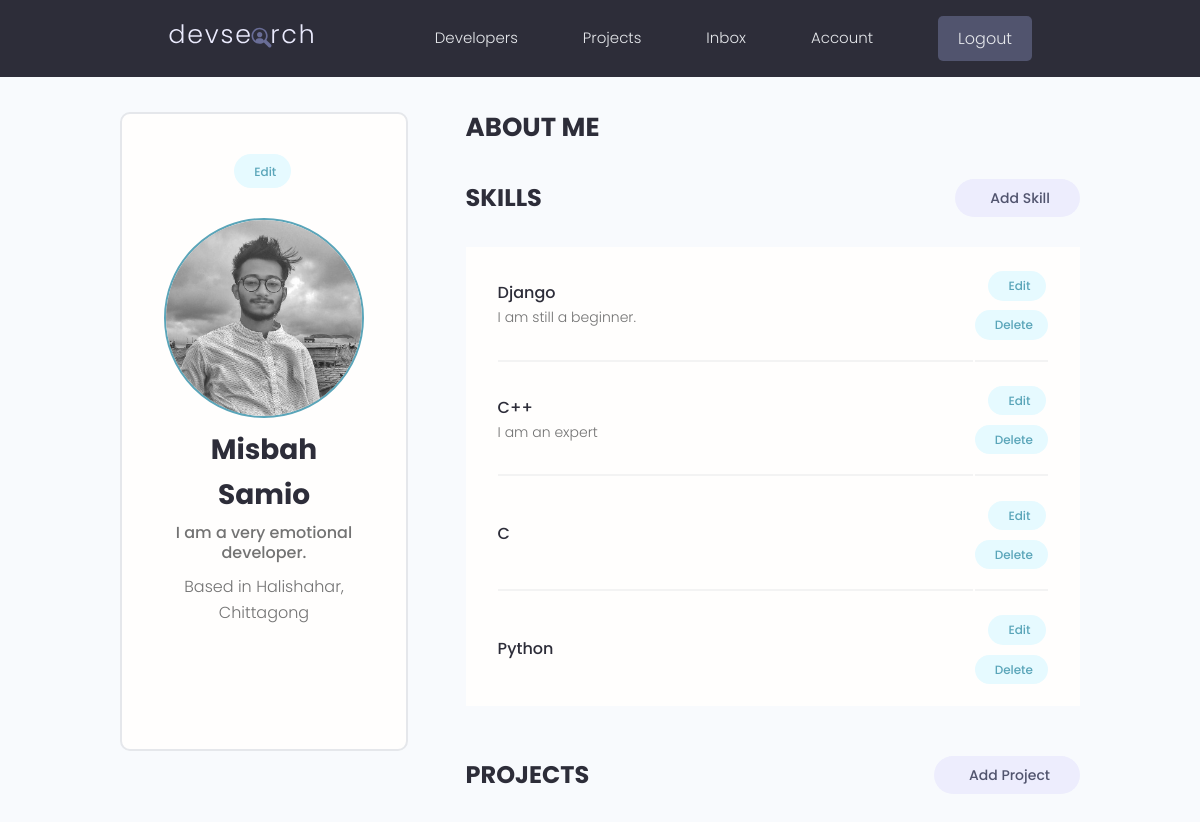
/account/ (signed in), run on the app's committed database.
### users/models.py (models this page shows, shortened)
class Profile(models.Model):
    user = models.OneToOneField(User, on_delete=models.CASCADE, null=True, blank=True)
    name = models.CharField(max_length=200, blank=True, null=True)
    email = models.EmailField(max_length=500, blank=True, null=True)
    username = models.CharField(max_length=200, blank=True, null=True)
    location = models.CharField(max_length=200, blank=True, null=True)
    short_intro = models.CharField(max_length=200, blank=True, null=True)
    bio = models.TextField(blank=True, null=True)
    profile_image = models.ImageField(null=True, blank=True, upload_to='profiles/', default="profiles/user-default.png")
    social_github = models.CharField(max_length=200, blank=True, null=True)
    social_twitter = models.CharField(max_length=200, blank=True, null=True)
    social_linkedin = models.CharField(max_length=200, blank=True, null=True)
    social_youtube = models.CharField(max_length=200, blank=True, null=True)
    social_website = models.CharField(max_length=200, blank=True, null=True)
    created = models.DateTimeField(auto_now_add=True)
    id = models.UUIDField(default=uuid.uuid4, unique=True, primary_key=True, editable=False)

class Skill(models.Model):
    owner = models.ForeignKey(Profile, on_delete=models.CASCADE, null=True, blank=True)
    name = models.CharField(max_length=200, blank=True, null=True)
    description = models.TextField(null=True, blank=True)
    created = models.DateTimeField(auto_now_add=True)
    id = models.UUIDField(default=uuid.uuid4, unique=True, primary_key=True, editable=False)

### users/views.py (the view)
# urls.py: path('account/', views.userAccount, name="account"),
@login_required(login_url='login')
def userAccount(request):
    profile = request.user.profile
    skills = profile.skill_set.all()
    projects = profile.project_set.all()
    context = {'profile' : profile, 'skills' : skills, 'projects' : projects}
    return render(request, 'users/account.html', context)

### users/templates/users/account.html (shortened to what this page needs)
{% extends 'main.html' %}
{% block content%}
<main class="settingsPage profile my-md">
  <div class="container">
    <div class="layout">
      <div class="column column--1of3">
        <div class="card text-center">
          <div class="card__body dev">
            <a class="tag tag--pill tag--main settings__btn" href="{% url 'edit-account' %}"> Edit</a>
            <img class="avatar avatar--xl dev__avatar" src="{{ profile.profile_image.url }}" />
            <h2 class="dev__name">{{ profile.name }}</h2>
            <p class="dev__title">{{ profile.short_intro }}</p>
            <p class="dev__location">Based in {{ profile.location }}</p>
            <ul class="dev__social">
            </ul>
          </div>
        </div>
      </div>
      <div class="column column--2of3">
        <div class="devInfo">
          <h3 class="devInfo__title">About Me</h3>
        </div>
        <div class="settings">
          <h3 class="settings__title">Skills</h3>
          <a class="tag tag--pill tag--sub settings__btn tag--lg" href="{% url 'create-skill' %}"> Add Skill</a>
        </div>
        <table class="settings__table">
          {% for skill in skills %}
          <tr>
            <td class="settings__tableInfo">
              <h4>{{skill.name}}</h4>
              <p>
                {{skill.description}}
              </p>
            </td>
            <td class="settings__tableActions">
              <a class="tag tag--pill tag--main settings__btn" href="{% url 'update-skill' skill.id %}"> Edit</a>
              <a class="tag tag--pill tag--main settings__btn" href="{% url 'delete-skill' skill.id %}?next=/account">
                Delete</a>
            </td>
          </tr>
          {% endfor %}
        </table>
        <div class="settings">
          <h3 class="settings__title">Projects</h3>
          <a class="tag tag--pill tag--sub settings__btn tag--lg" href="{% url 'create-project' %}"> Add Project</a>
        </div>
      </div>
    </div>
  </div>
</main>
{% endblock %}

### static/styles/app.css (style rules this page uses)
:root { --color-sub: #2d2d39; }
.card { border: 2px solid var(--color-light); }
img { width: 100%; }
.profile .card > .dev { padding: 4rem; }
.dev__avatar { display: block; margin: auto; }
.dev__name { color: var(--color-sub); font-size: 2.8rem; font-weight: 700; margin-top: 1rem; margin-bottom: 0.5rem; }
.dev__title { font-size: 1.6rem; font-weight: 500; line-height: 1.3; }
.dev__location { margin-top: 1rem; }
.dev__social { margin: 3rem 0; list-style: none; display: flex; justify-content: center; gap: 1.5rem; }
.devInfo { margin-bottom: 3rem; }
.devInfo__title, .devInfo__subtitle { font-size: 2.6rem; color: var(--color-sub); text-transform: uppercase; font-weight: 700; margin-bottom: 1.5rem; }
.settingsPage .dev > .settings__btn { display: inline-block; margin-bottom: 3rem; }
.settings { display: flex; justify-content: space-between; align-items: center; }
.settings__title { font-size: 2.4rem; text-transform: uppercase; font-weight: 700; color: var(--color-sub); }
.settings__table { margin-top: 3rem; margin-bottom: 5rem; padding: 0 3rem; background: var(--color-white); }
.settings__table tr { width: 100%; }
.settings__table tr > td { padding: 2rem 0; }
.settings__table tr:not(:last-child) td { border-bottom: 2px solid var(--color-white-light); }
.settings__tableInfo { width: 100%; }
.settings__tableInfo h4, .settings__tableInfo a { padding-right: 1rem; width: auto; font-size: 1.6rem; font-weight: 500; color: var(--color-sub); }
.settings__tableInfo p { font-size: 1.4rem; }
.settings__tableActions { text-align: right; }

### static/uikit/styles/modules/_variables.css (style rules this page uses)
:root { --color-main: #5aa5b9; --color-main-light: #e6faff; --color-sub: #3f4156; --color-sub-light: #51546e; --color-sub-lighter: #ededfd; --color-text: #737373; --color-gray: #8b8b8b; --color-light: #e5e7eb; --color-light-gray: #767676; --color-bg: #f8fafd; --color-white: #fffefd; --color-white-light: #f3f3f3; --color-success: #359e64; --color-success-bg: #def8e8; --color-error: #fc4b0b; --color-error-bg: #fff2ee; --font-base: 'Poppins', arial, helvetica, 'Segoe UI', roboto, ubuntu, sans-serif; --font-monospace: 'Fira Code', 'Courier New', courier, monospace; --font-regular: 300; --font-medium: 500; --font-bold: 700; --generic-shadow: 1px 1px 5px #00000010; --generic-transition: all 0.3s ease-in-out; }

### static/uikit/styles/modules/_base.css (style rules this page uses)
* { margin: 0; padding: 0; box-sizing: border-box; text-rendering: optimizeLegibility; color: inherit; font-size: inherit; }
html { font-size: 50%; }
@media only screen and (min-width: 480px) { html { font-size: 56.25%; } }
@media only screen and (min-width: 1200px) { html { font-size: 62.5%; } }
body { line-height: 1.6; font-weight: 400; font-size: 1.5rem; color: var(--color-text); background-color: var(--color-bg); min-height: 100vh; }

### static/uikit/styles/modules/_typography.css (style rules this page uses)
* { font-family: var(--font-base); }
h2 { font-size: 3.6rem; font-weight: var(--font-bold); }
h3 { font-size: 3.2rem; font-weight: var(--font-medium); }
h4 { font-size: 2.8rem; font-weight: var(--font-medium); }
p, span, strong { font-size: 1.6rem; color: var(--color-text); font-weight: var(--font-regular); }
a { padding-bottom: 2px; text-decoration: none; display: inline-block; color: var(--color-main); font-weight: var(--font-medium); }

### static/uikit/styles/modules/_utilities.css (style rules this page uses)
.container { width: 92%; max-width: 165rem; margin: 0 auto; box-sizing: border-box; }
@media screen and (min-width: 1000px) { .container { width: 90%; } }
@media screen and (min-width: 1200px) { .container { width: 80%; } }
.text-center { text-align: center; }
.my-md { margin: 3rem auto; }

### static/uikit/styles/modules/_avatar.css (style rules this page uses)
.avatar { border-radius: 50%; border: 2px solid var(--color-main); object-fit: cover; }
.avatar--xl { height: 20rem; width: 20rem; }

### static/uikit/styles/modules/_card.css (style rules this page uses)
.card { border-radius: 1rem; background-color: var(--color-white); border: 1.5px solid var(--color-light); width: auto; height: auto; margin-top: 0.5rem; margin-bottom: 0.5rem; overflow: hidden; }
.card__body, .card__header { padding: 2rem 2.5rem; }

### static/uikit/styles/modules/_layout.css (style rules this page uses)
.layout { display: flex; flex-flow: row wrap; justify-content: space-between; }
.layout > .column { margin-bottom: 3rem; }
.layout > .column.column--1of3 { flex-basis: 30%; }
.layout > .column.column--2of3 { flex-basis: 64%; }

### data on the page
Profile: profile_image (picture), name "Misbah Samio", short_intro "I am a very emotional developer.", location "Halishahar, Chittagong"
Skill: name "Django", description "I am still a beginner."
Skill: name "C++", description "I am an expert"
Skill: name "C"
Skill: name "Python"
